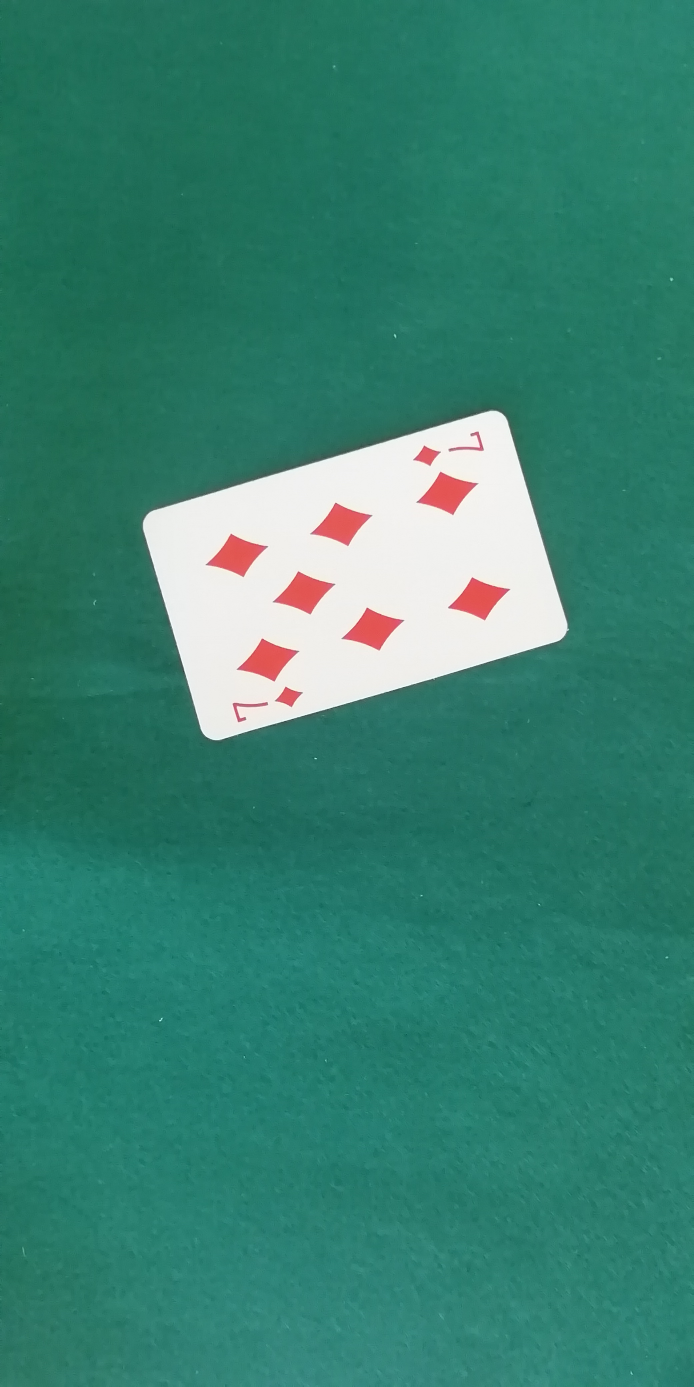
#> input picture Training/IMG_20210321_121516.jpg, 2080 x 4160 px (shown at 1/3 size); its folder holds only this picture in this run
$ python segmentar_imagen.py   (older library calls are emulated)
#> lines starting #> are read from the running program, lines starting #| are printed output that depends on the picture; after the words box and inside, x2 and y2 are one past the last pixel; in counts of white or black regions, pixels touching at a corner belong together
# segmentat_imagen.py
#
# Programa pasa realizar operaciones de umbrallización global con imágenes de niveles de gris y extracción de las cartas
# de la imagen
#
# Autor: José M Valiente    Fecha: marzo 2023
#
import matplotlib.pyplot as plt
import numpy as np
from PIL import Image
import cv2
from tkinter import filedialog
import os
import random as rng

window_original = 'Original_image'
window_threshold = 'Thresholded_image'
window_labels= 'Lables image'
cv2.namedWindow(window_original,cv2.WINDOW_NORMAL | cv2.WINDOW_KEEPRATIO | cv2.WINDOW_GUI_EXPANDED)
cv2.namedWindow(window_threshold,cv2.WINDOW_NORMAL | cv2.WINDOW_KEEPRATIO | cv2.WINDOW_GUI_EXPANDED)
cv2.namedWindow(window_labels,cv2.WINDOW_NORMAL | cv2.WINDOW_KEEPRATIO | cv2.WINDOW_GUI_EXPANDED)

low_H = 155

def label2rgb(label_img):
# Función para conversión de etiquetas a colores
    label_hue = np.uint8(179*(label_img)/np.max(label_img))
    blank_ch = 255*np.ones_like(label_hue)
    labeled_img = cv2.merge([label_hue, blank_ch, blank_ch])
    # Converting cvt to BGR
    labeled_img = cv2.cvtColor(labeled_img, cv2.COLOR_HSV2BGR)
    # set bg label to black
    labeled_img[label_ids==0] = 0
    return labeled_img

# Selección de una carpeta mediante un diálogo de la biblioteca 'tkinter'
folders = '../Training'     # Poner la ruta de la carpeta de cartas de póker
path = filedialog.askdirectory(initialdir=folders, title="Seleccione una carpeta")
#> the answer given: ../Training

# Hacemos una lista vacía de cartas 'Cards' para ir añadiendo items mediante Cards.append(Card)
Cards = []

for root,  dirs, files in os.walk(path, topdown=False):
    for name in files:
        if not(name.endswith('.jpg')):
            continue
        filename = os.path.join(root, name)
        img = cv2.imread(filename)
#> img is the input picture: shape (4160, 2080, 3); mean B, G, R 113.6, 129.7, 56.5
        img_gray = cv2.cvtColor(img, cv2.COLOR_BGR2GRAY)
        cv2.imshow(window_original,img)
        fret,thresh1 = cv2.threshold(img_gray,low_H,255,cv2.THRESH_BINARY_INV)
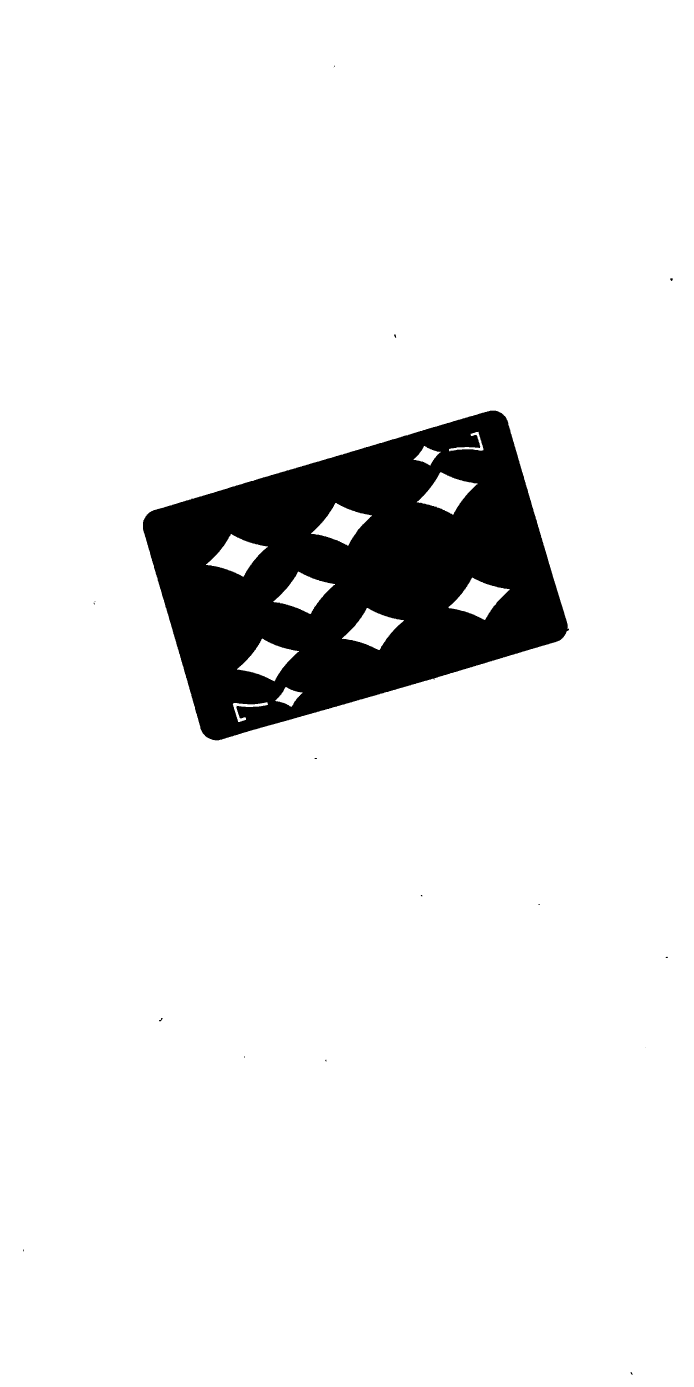
#> thresh1: shape (4160, 2080) (shown at 1/3 size); 91.5% white; 18 black regions (11 under 20 px), largest, box (x1, y1, x2, y2) and area: (429, 1232, 1707, 2221) 734485, (477, 3054, 488, 3064) 47, (2011, 835, 2018, 843) 46
#> fret = 155
        (totalLabels, label_ids, values, centroid) = cv2.connectedComponentsWithStats(thresh1, 4, cv2.CV_32S)
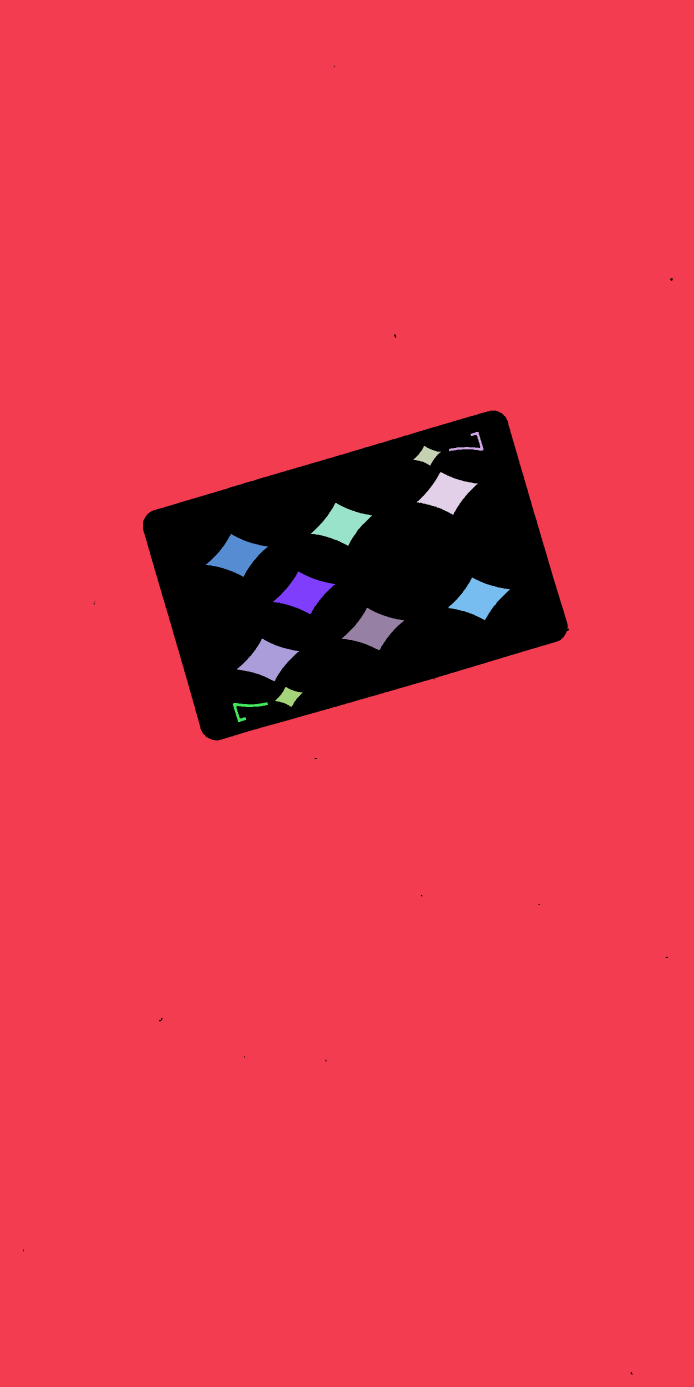
#> label_ids: shape (4160, 2080) int32 (shown at 1/3 size); 13 distinct labels, from 0 to 12; one colour per label, 0 black
#> totalLabels = 13; values = 13 rows, first 6: [69, 197, 1949, 3927, 734771], [0, 0, 2080, 4160, 7832498], [1347, 1295, 104, 59, 1200], [1240, 1338, 82, 59, 2250], [1250, 1416, 183, 128, 11128], [933, 1509, 183, 128, 11154]; centroid = 13 rows, first 8: [1066.1, 1726.1], [1036.9, 2116.4], [1413, 1333.4], [1280.7, 1366.8], [1340.7, 1479], [1024.5, 1572.6], [710.5, 1666.1], [912.1, 1778.3]

        output = np.zeros(img_gray.shape, dtype="uint8")
          # Bucle para cada objeto 'i'
        for i in range(1, totalLabels):
                # Área del objeeto
            area = values[i, cv2.CC_STAT_AREA]

            if (area > 300000):  # Filtro de tamaño   NUEVA CARTA
                componentMask = (label_ids == i).astype("uint8") * 255
                output = cv2.bitwise_or(output, componentMask)
                print(area)
#> this loop made 12 passes
#> area on passes 1 to 8: 7832498, 1200, 2250, 11128, 11154, 11176, 11237, 11279
#> (printed output is left out)
             # A completar: Contornos del objeto ‘i’ con área mayor que el mínimo indicado


              # A completar: extraer el boundig box de la variable values


               # Recortar la imagen de gris por el boundign box


               # Recortar la imagen original de color por el boundign box


                # Crear y apuntar los datos de la carta

                # Añadir la carta a la lista de cartas
                #    Cards.append(c)
                #    icard+=1

        print('\n')
        key = -1
        while (key == -1):
             key=cv2.pollKey()
#> (key q is pressed here)
             # Aquí va la función  cv2.inRange(....)
             cv2.imshow(window_original, img) #, cmap='gray')
             cv2.imshow(window_labels,label2rgb(label_ids))
#> in label2rgb, `labeled_img[label_ids==0] = 0`:
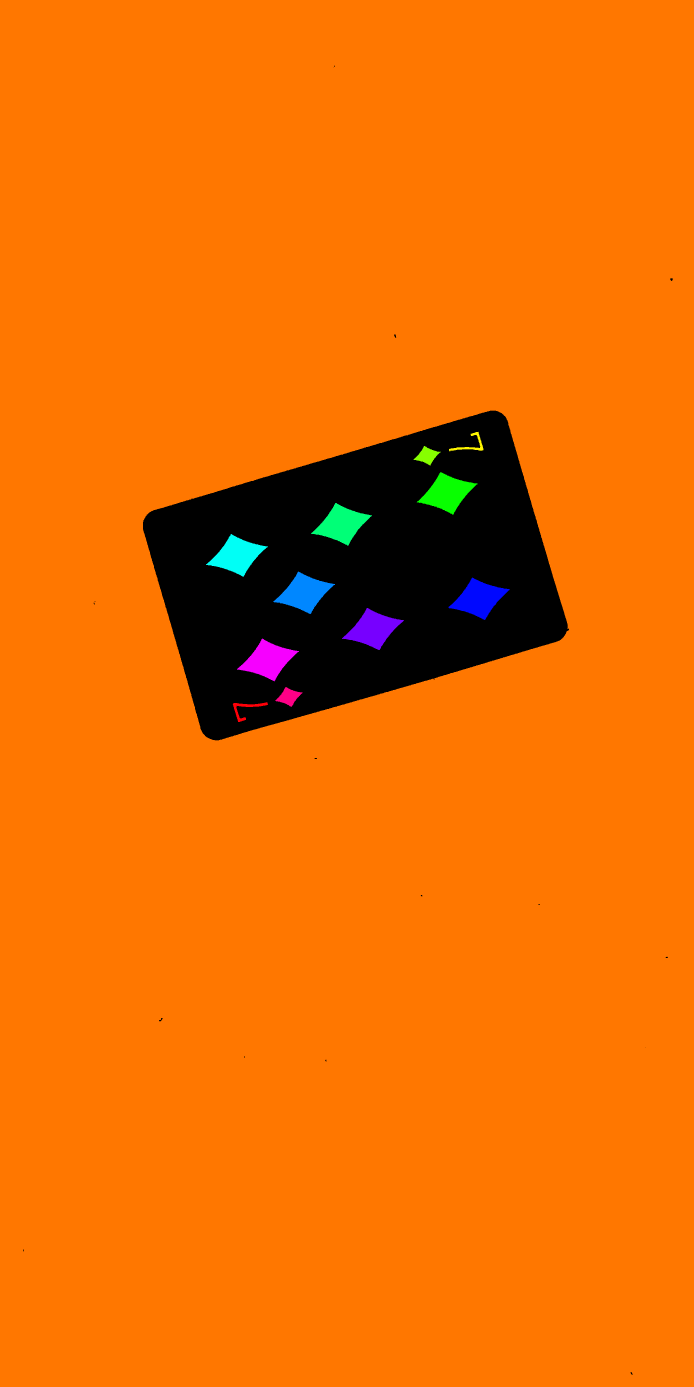
#> labeled_img: shape (4160, 2080, 3) (shown at 1/3 size); mean B, G, R 1.8, 109, 231.5
             cv2.imshow(window_threshold, output) #, cmap='gray')
        if key == ord('q') or key == 27:    # 'q' o ESC para acabar
             break

 # Guardar las cartas en una archivo 'cartas.npz'


cv2.destroyAllWindows()
